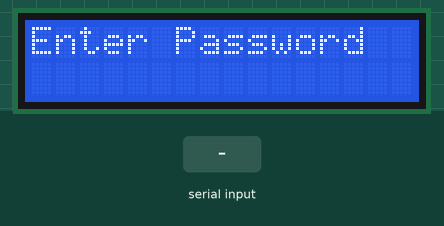
Bench run of a sketch on a simulated Arduino Uno, built with avr-gcc and run on an emulated ATmega328P. Shown: 16×2 character LCD. Inputs (shaded band) come from the test bench. What the sketch prints to the serial monitor is not drawn.

Above: at 1.2 s.
1.3 s: "1" received over Serial
At 2.9 s:
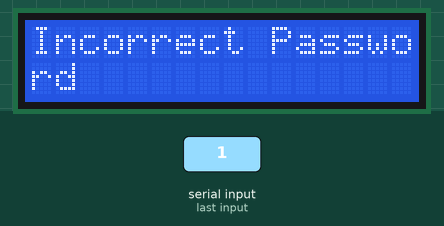
3.8 s: "0" received over Serial
6.8 s: "2" received over Serial
Timing chart, 0 to 9.8 s (numbered marks = the images above; inputs shaded):
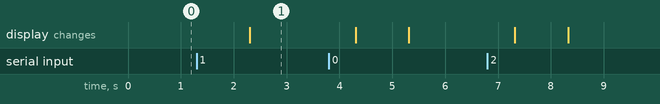

The sketch:

source.ino
```cpp
int tx = 1; //Pin for transmitting serial data
int rx = 0; //Pin for receiving serial data
int i,j; //Variables for 'for' loops
unsigned long time_to_read=1000; //Time for pause and wait for data to fully arrive
unsigned long startTime,elapsed_time,curr_time;//variables for millis() function
const int MAX_ENTRIES = 20; //Maximum size for List struct aka 'max password size'
const int password[] = {109,97,114,99,111};//ASCII Decimal 'marco'
const int passwordSize = 5;
bool refreshLCD;
const int stepsPerRevolution = 2048;  // change this to fit the number of steps per revolution
const int rolePerMinute = 15;         // Adjustable range of 28BYJ-48 stepper is 0~17 rpm
int failCounter=0;
#include <LiquidCrystal.h>
#include <Stepper.h>
LiquidCrystal lcd(7, 8, 9, 10, 11, 12);
Stepper myStepper(stepsPerRevolution, 48, 50, 49, 51);
struct List
{
  int entries[MAX_ENTRIES];
  int count;  // Number of entries currently in the structure

  void init()
  {
    count = 0;
  }

  bool push(int value)
  {
    if (count < MAX_ENTRIES)
    {
      entries[count] = value;
      count++;
      return true;
    } else
    {
      return false;
    }
  }

  int get(int index)
  {
    if (index >= 0 && index < count)
    {
      return entries[index];
    } else
    {
      return -1;  //Not in ASCII table and out of bounds
    }
  }

  int deleteEntry(int index)
  {
    if (index >= 0 && index < count)
    {
      int temp = entries[i];
      for (int i = index; i < count - 1; i++)
      {
        entries[i] = entries[i + 1];
      }
      count--;
      return temp;
    } else
    {
      return -1;
    }
  }

  bool isEmpty()
  {
    return count==0;
  }

  int pop()
  {
    if(!isEmpty())
    {
      int temp = entries[count-1];
      count --;
      return temp;
    }
    else
    {
      return -1;
    }
  }

  void clear(){count=0;}

  int size(){return count;}

};

List buffer;

void setup()
{
  //Initialization of Serial Interface
  Serial.begin(9600);
  pinMode(tx, OUTPUT);
  pinMode(rx, INPUT);
  //Initialization of List
  buffer.init();
  //Initialization of LCD
  lcd.begin(16, 2);
  lcd.print("Booting");
  refreshLCD=true;
  //Initialization of Stepper
  myStepper.setSpeed(rolePerMinute);
  failCounter=0;

}

void loop()
{

  if(failCounter>3){
    Serial.println("Too many incorrect attemps");
    lcd.clear();
    lcd.print("Incorrect! Wait");
    lcd.setCursor(0, 1);
    lcd.print("for 2 minutes");
    delay(120000);
  }
  if(refreshLCD) //Constant Function Calling if no data to consume
  {
    lcd.clear();
    lcd.print("Enter Password");
    refreshLCD=false;
  }

  if(consume()) //Checks to see if there is data on the Serial comms
  {
    cleanBuffer(); //Removes garbage data from the buffer

    if(isPassword()) //User entered the correct Password
    {
      failCounter=0;
      lcd.clear();
      lcd.print("Correct Password");
      Serial.println("Correct Password");
      unlock(); //Function to perform on correct password entered
      buffer.clear(); //Deletes the data structure, making it ready for the next attempt
      delay(2000);
    }
    else//Wrong password entered
    {
      failCounter++;
      lcd.clear();
      lcdPrintWrap("Incorrect Password",0,0);
      Serial.println("Inorrect Password");
      buffer.clear(); //Deletes the data structure, making it ready for the next attempt
      delay(2000);
    }
    refreshLCD=true;
  }

}

bool consume() //Returns false if nothing was consumed
{
  while(Serial.available() > 0)//When the first byte arrives
  {
    startTime = millis();
    curr_time = millis();
    elapsed_time = curr_time - startTime;

    while(elapsed_time < time_to_read)//Wait for all the data to arrive. BT comms is slower than CPU
    {
      curr_time = millis();
      elapsed_time = curr_time - startTime;
    }

    while(Serial.available()>0)//Some time passed after first byte was received
    {
      int temp = Serial.read();//Read byte
      if(temp != -1)//Only push valid ASCII characters
      {
        buffer.push(temp);
      }
    }

  }

  if(buffer.isEmpty())
  {
    return false;
  }

  return true;
}

bool cleanBuffer() //Function to delete non viewable ascii characters and everything after; returns true on success
{
  int temp = searchEnd();//Find the end of the usable characters. Returns -1 on fail
  if(temp == -1){return false;}
  while(buffer.count > temp)//delete garbage data after ascii carriage return
  {
    buffer.pop();
  }
  return true;
}

int searchEnd()//Searches for the end of transmission. Defined by ASCII 13, returns -1 if not found
{
  for(i=0;i<(buffer.size()-1);i++)
  {
    int temp = buffer.get(i);
    if(temp==(13))//ASCI Character 13 is the end of usable transmission data
    {
      return i;
    }
  }
    return -1;
}

bool isPassword()//Returns true on correct password
{
  if(buffer.count!=passwordSize){buffer.clear();return false;}//Returns false of password are not the same size

  for(i=0;i<passwordSize;i++)
  {
    if((buffer.get(i))!=(password[i]))
    {
      return false;
    }
  }
  return true;
}

void unlock()//Function to perform after correct password was validated
{
  Serial.println("unlock");
  lcd.clear();
  lcd.print("Unlocking device");
  myStepper.setSpeed(stepsPerRevolution);
  delay(1000);
  myStepper.setSpeed(-stepsPerRevolution);
  delay(1000);
}

void lcdPrintWrap(const String &text, int col, int row) {
  int maxLength = 16;
  int length = text.length();
  String s = text.substring(16);
  lcd.print(text);
  lcd.setCursor(0, 1);
  lcd.print(s);
}
```

Measured:
- after the input at 1.3 s, the display: changes after 1.0 s (image 1)
